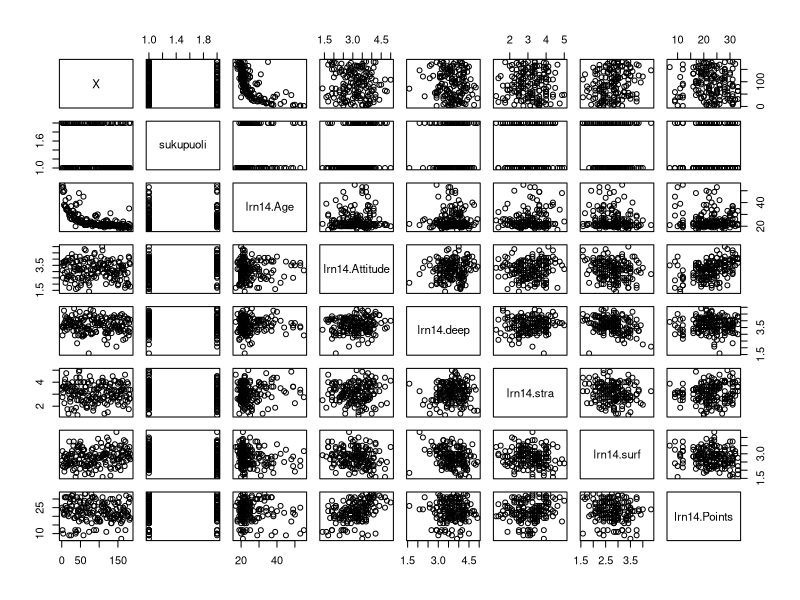

The R script that drew this image:
## ---- chunk 1
date()

#1. 
heididata <- read.table("data/heidindata.csv", sep=",", header=TRUE)
#Explore the structure and the dimensions of the data 
str(heididata)
dim(heididata)
#The dataset "newdata" includes 8 variables and 166 observations. 
#It is a subdata of an international survey of Approaches to Learning, which has been collected 3.12.2014 - 10.1.2015. The variables included in the  "newdata" are gender, age, attitude, deep learning, strategic learning, surface learning, points and a running variable X.

#2. Graphical overview
plot(heididata)
summary(heididata)
#The age of the respondents is between 17 and 55;  attitude approximately 1,4 - 5,0; deep learning approximately 1.6 - 4,9; strategic learning approximately 1,3 - 5,0; surface learning approximately 1,6 - 4,3 and points 7 - 33. 

# 3. My regression model explains the target (dependent) variable, exam points, with gender, age and attitude. 
my_regression <- lm(lrn14.Points ~ sukupuoli + lrn14.Age + lrn14.Attitude , data = heididata)
#Print out a summary of my regression model
summary(my_regression)
#The regression model explains the target (dependent) variable, exam points, with gender, age and attitude. Attitude has a statistically significant relationship with Points, but gender and age do not. 

#Running the regression again with just attitude as the explanatory variable and print out a summary of the regression model:
my_regression2 <- lm(lrn14.Points ~ lrn14.Attitude , data = heididata)
summary(my_regression2)

#4. Since gender and age did not have a statistically significant effect, I will analyze the summary of the my_regression2 with attitude as the explanatory variable. 

#The coefficient is 3.25, meaning that when the explanatory variable (attitude) moves one unit, the target variable moves 3.25 units. One unit better attitude, should result in 3.25 more points! 

#The multiple R squared of the model is 0.1906. This means how much of the model is explained by attitude.

#5.
#Residuals vs Fitted values
#Normal QQ-plot
#Residuals vs Leverage. 
#Explain the assumptions of the model and interpret the validity of those assumptions based on the diagnostic plots. (0-3 points)

